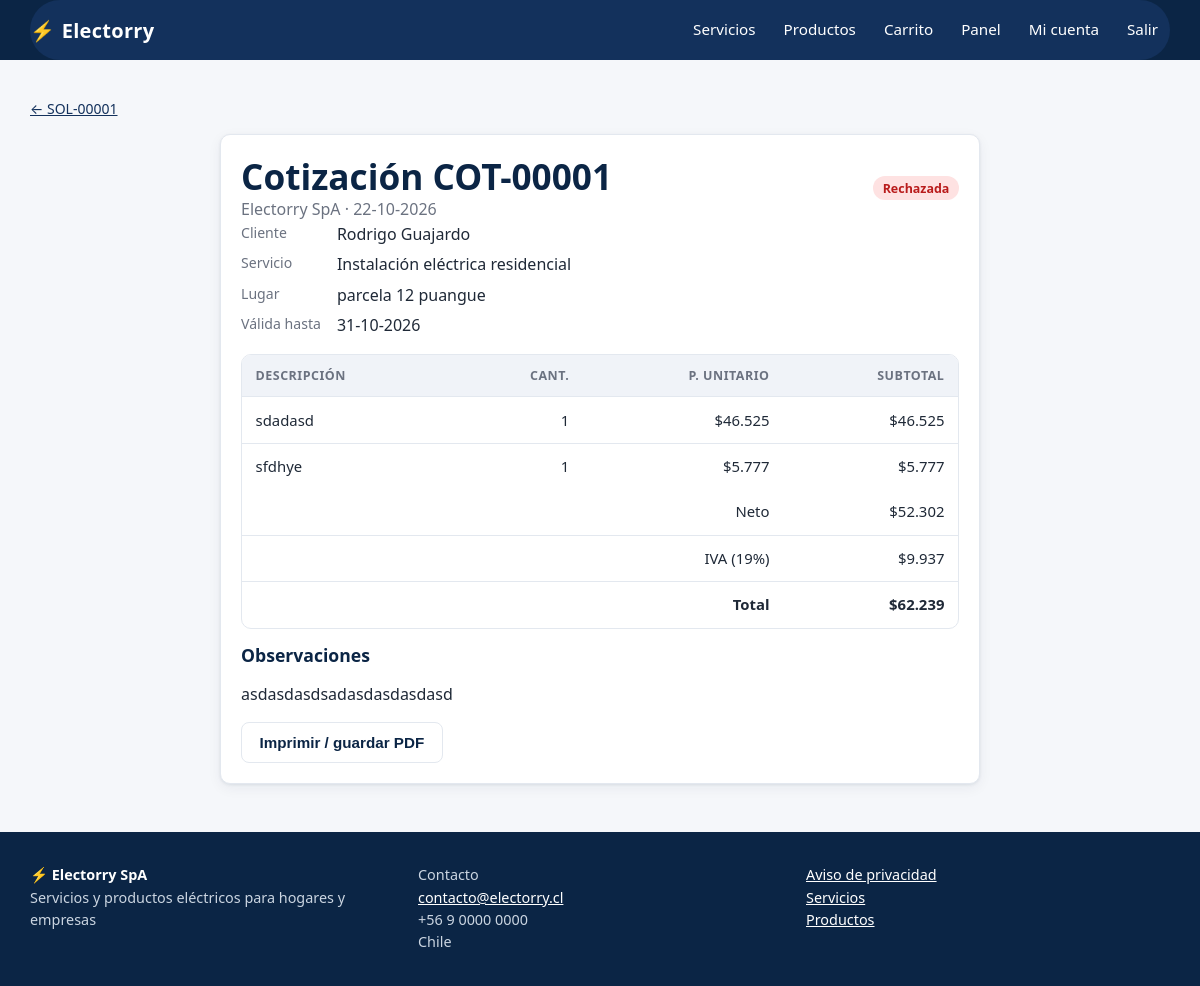
/cotizaciones/1/ (signed in), run on the app's committed database.
### apps/usuarios/models.py (models this page shows, shortened)
class Usuario(AbstractUser):
    username = None
    email = models.EmailField("correo electrónico", unique=True)
    telefono = models.CharField("teléfono", max_length=20, blank=True)
    rol = models.CharField(max_length=10, choices=Rol.choices, default=Rol.CLIENTE, db_index=True)
    acepta_privacidad = models.BooleanField("acepta aviso de privacidad", default=False)
    fecha_privacidad = models.DateTimeField(null=True, blank=True)
    anonimizado = models.BooleanField(default=False)
    USERNAME_FIELD = "email"
    REQUIRED_FIELDS = []
    objects = UsuarioManager()
    class Meta:
        ordering = ["last_name", "first_name"]
        verbose_name = "usuario"
        verbose_name_plural = "usuarios"
    @property
    def es_cliente(self):
        return self.rol == Rol.CLIENTE
    @property
    def es_personal(self):
        return self.rol in (Rol.ADMIN, Rol.INTERNO)

### apps/cotizaciones/models.py (models this page shows, shortened)
class Cotizacion(models.Model):
    solicitud = models.ForeignKey("solicitudes.SolicitudCotizacion", on_delete=models.PROTECT, related_name="cotizaciones")
    estado = models.CharField(max_length=12, choices=EstadoCotizacion.choices, default=EstadoCotizacion.BORRADOR, db_index=True)
    validez_hasta = models.DateField("válida hasta", null=True, blank=True)
    observaciones = models.TextField(blank=True)
    creada_por = models.ForeignKey(settings.AUTH_USER_MODEL, null=True, on_delete=models.SET_NULL, related_name="+")
    creada = models.DateTimeField(auto_now_add=True)
    actualizada = models.DateTimeField(auto_now=True)
    enviada_en = models.DateTimeField(null=True, blank=True)
    respondida_en = models.DateTimeField(null=True, blank=True)
    class Meta:
        ordering = ["-creada", "-id"]
        verbose_name = "cotización"
        verbose_name_plural = "cotizaciones"
    @property
    def codigo(self):
        return f"COT-{self.pk:05d}" if self.pk else "COT-nueva"
    @property
    def neto(self):
        return sum(l.subtotal for l in self.lineas.all())
    @property
    def iva(self):
        valor = Decimal(self.neto) * Decimal(settings.IVA_PORCENTAJE) / Decimal(100)
        return int(valor.quantize(Decimal("1"), rounding=ROUND_HALF_UP))
    @property
    def total(self):
        return self.neto + self.iva

class LineaCotizacion(models.Model):
    cotizacion = models.ForeignKey(Cotizacion, on_delete=models.CASCADE, related_name="lineas")
    descripcion = models.CharField(max_length=250)
    cantidad = models.PositiveIntegerField(default=1)
    precio_unitario = models.PositiveIntegerField("precio unitario (neto)")
    class Meta:
        ordering = ["id"]
        constraints = [models.CheckConstraint(check=models.Q(cantidad__gt=0), name="linea_cot_cantidad_positiva")]
    @property
    def subtotal(self):
        return self.cantidad * self.precio_unitario

### apps/solicitudes/models.py (models this page shows, shortened)
class SolicitudCotizacion(models.Model):
    cliente = models.ForeignKey(settings.AUTH_USER_MODEL, on_delete=models.PROTECT, related_name="solicitudes")
    servicio = models.ForeignKey("catalogo.Servicio", on_delete=models.PROTECT, related_name="solicitudes")
    descripcion = models.TextField("descripción del requerimiento")
    direccion = models.CharField("dirección / ubicación", max_length=250)
    comuna = models.CharField(max_length=100, blank=True)
    nombre_contacto = models.CharField(max_length=150)
    telefono_contacto = models.CharField(max_length=20)
    email_contacto = models.EmailField()
    estado = models.CharField(max_length=15, choices=Estado.choices, default=Estado.PENDIENTE, db_index=True)
    creada = models.DateTimeField(auto_now_add=True)
    actualizada = models.DateTimeField(auto_now=True)
    class Meta:
        ordering = ["-creada", "-id"]
        verbose_name = "solicitud de cotización"
        verbose_name_plural = "solicitudes de cotización"
        indexes = [models.Index(fields=["cliente", "-creada"]), models.Index(fields=["estado", "-creada"])]
    @property
    def codigo(self):
        return f"SOL-{self.pk:05d}" if self.pk else "SOL-nueva"

### apps/catalogo/models.py (models this page shows, shortened)
class Servicio(models.Model):
    categoria = models.ForeignKey(CategoriaServicio, on_delete=models.PROTECT, related_name="servicios")
    nombre = models.CharField(max_length=150)
    slug = models.SlugField(max_length=170, unique=True, blank=True)
    resumen = models.CharField(max_length=250)
    descripcion = models.TextField()
    disponible = models.BooleanField("disponible", default=True)
    creado = models.DateTimeField(auto_now_add=True)
    actualizado = models.DateTimeField(auto_now=True)
    class Meta:
        ordering = ["categoria__orden", "nombre"]
        verbose_name = "servicio"
        verbose_name_plural = "servicios"
        indexes = [models.Index(fields=["disponible", "categoria"]), models.Index(fields=["nombre"])]

### apps/cotizaciones/views.py (the view)
# urls.py: path("<int:pk>/", views.detalle, name="detalle"),
@rol_requerido(*TODOS_AUTENTICADOS)
def detalle(request, pk):
    cot = get_object_or_404(Cotizacion.objects.select_related("solicitud__servicio").prefetch_related("lineas"), pk=pk)
    obtener_solicitud_para(request.user, cot.solicitud_id, request)
    if request.user.es_cliente and cot.estado == "BORRADOR":
        return redirect("solicitudes:detalle", pk=cot.solicitud_id)
    return render(request, "cotizaciones/detalle.html", {"cot": cot})

### apps/core/context_processors.py (called while the page is built)
def sitio(request):
    carrito_items = 0
    carrito = request.session.get("carrito") if hasattr(request, "session") else None
    if carrito:
        carrito_items = sum(int(c) for c in carrito.values())
    return {
        "EMPRESA": settings.EMPRESA,
        "IVA": settings.IVA_PORCENTAJE,
        "carrito_items": carrito_items,
    }

### apps/core/permisos.py (called while the page is built)
def rol_requerido(*roles):
    def decorador(vista):
        @wraps(vista)
        def envoltura(request, *args, **kwargs):
            if not request.user.is_authenticated:
                return redirect_to_login(request.get_full_path())
            if request.user.rol not in roles:
                registrar_acceso_denegado(request)
                raise PermissionDenied
            return vista(request, *args, **kwargs)
        return envoltura
    return decorador

### apps/core/templatetags/electorry.py (called while the page is built)
@register.filter
def clp(valor):
    return formatear_clp(valor)

@register.filter
def estado_css(valor):
    return str(valor).lower().replace("_", "-")

### apps/core/utils.py (called while the page is built)
def formatear_clp(valor):
    try:
        return "$" + f"{int(valor):,}".replace(",", ".")
    except (TypeError, ValueError):
        return "$0"

### apps/solicitudes/services.py (called while the page is built)
def solicitudes_visibles_para(usuario):
    qs = SolicitudCotizacion.objects.select_related("servicio", "cliente")
    if usuario.rol in (Rol.ADMIN, Rol.INTERNO):
        return qs
    return qs.filter(cliente=usuario)

def obtener_solicitud_para(usuario, pk, request=None):
    qs = solicitudes_visibles_para(usuario)
    try:
        return qs.get(pk=pk)
    except SolicitudCotizacion.DoesNotExist:
        if SolicitudCotizacion.objects.filter(pk=pk).exists():
            from apps.core.permisos import registrar_acceso_denegado
            if request is not None:
                registrar_acceso_denegado(request, f"solicitud ajena #{pk}")
        raise Http404("Solicitud no encontrada.")

### templates/cotizaciones/detalle.html (shortened to what this page needs)
{% extends "base.html" %}{% load electorry %}
{% block content %}
<p class="small no-print"><a href="{% url 'solicitudes:detalle' cot.solicitud_id %}">← {{ cot.solicitud.codigo }}</a></p>
<article class="card medium stack">
  <div class="row between"><div><h1 style="margin:0">Cotización {{ cot.codigo }}</h1><span class="muted">{{ EMPRESA.nombre }} · {{ cot.creada|date:"d-m-Y" }}</span></div>
    <span class="estado estado-{{ cot.estado|estado_css }}">{{ cot.get_estado_display }}</span></div>
  <dl class="meta"><dt>Cliente</dt><dd>{{ cot.solicitud.nombre_contacto }}</dd><dt>Servicio</dt><dd>{{ cot.solicitud.servicio.nombre }}</dd>
    <dt>Lugar</dt><dd>{{ cot.solicitud.direccion }}</dd>{% if cot.validez_hasta %}<dt>Válida hasta</dt><dd>{{ cot.validez_hasta|date:"d-m-Y" }}</dd>{% endif %}</dl>
  <div class="table-wrap"><table>
    <thead><tr><th>Descripción</th><th class="num">Cant.</th><th class="num">P. unitario</th><th class="num">Subtotal</th></tr></thead>
    <tbody>{% for l in cot.lineas.all %}<tr><td>{{ l.descripcion }}</td><td class="num">{{ l.cantidad }}</td><td class="num">{{ l.precio_unitario|clp }}</td><td class="num">{{ l.subtotal|clp }}</td></tr>{% endfor %}</tbody>
    <tfoot>
      <tr><td colspan="3" class="num">Neto</td><td class="num">{{ cot.neto|clp }}</td></tr>
      <tr><td colspan="3" class="num">IVA ({{ IVA }}%)</td><td class="num">{{ cot.iva|clp }}</td></tr>
      <tr><td colspan="3" class="num"><strong>Total</strong></td><td class="num"><strong>{{ cot.total|clp }}</strong></td></tr>
    </tfoot></table></div>
  {% if cot.observaciones %}<div><h3>Observaciones</h3>{{ cot.observaciones|linebreaks }}</div>{% endif %}
  <div class="row no-print">
    <button class="btn ghost" type="button" onclick="window.print()">Imprimir / guardar PDF</button>
  </div>
</article>
{% endblock %}

### templates/base.html (shortened to what this page needs)
{% load static electorry %}<!doctype html>
<html lang="es">
<head>
  <link rel="stylesheet" href="{% static 'css/app.css' %}">
</head>
<body>
<header class="site-header">
  <div class="container bar" id="barra-navegacion">
    <a class="brand" href="{% url 'core:inicio' %}"><span class="bolt">⚡</span> Electorry</a>
    <nav class="nav" aria-label="Principal">
      <a href="{% url 'catalogo:lista' %}">Servicios</a>
      <a href="{% url 'tienda:lista' %}">Productos</a>
      <a href="{% url 'tienda:carrito' %}">Carrito{% if carrito_items %}<span class="badge-n">{{ carrito_items }}</span>{% endif %}</a>
      {% if user.is_authenticated %}
        {% if user.es_personal %}
          <a href="{% url 'panel:dashboard' %}">Panel</a>
        {% else %}
          <a href="{% url 'solicitudes:mis_solicitudes' %}">Mis solicitudes</a>
          <a href="{% url 'tienda:mis_compras' %}">Mis compras</a>
        {% endif %}
        <a href="{% url 'usuarios:perfil' %}">{{ user.first_name|default:"Mi cuenta" }}</a>
        <form method="post" action="{% url 'usuarios:logout' %}" style="display:inline">{% csrf_token %}<button class="linklike" type="submit" style="color:#fff;padding:.5rem .75rem">Salir</button></form>
      {% else %}
        <a href="{% url 'usuarios:login' %}">Ingresar</a>
        <a class="cta" href="{% url 'usuarios:registro' %}">Crear cuenta</a>
      {% endif %}
    </nav>
  </div>
</header>
<main id="contenido" class="container">
  {% block content %}{% endblock %}
</main>
<footer class="site-footer">
  <div class="container footer-grid">
    <div><strong style="color:#fff">⚡ {{ EMPRESA.nombre }}</strong><br>{{ EMPRESA.eslogan }}</div>
    <div>Contacto<br><a href="mailto:{{ EMPRESA.email }}">{{ EMPRESA.email }}</a><br>{{ EMPRESA.telefono }}<br>{{ EMPRESA.direccion }}</div>
    <div><a href="{% url 'core:privacidad' %}">Aviso de privacidad</a><br><a href="{% url 'catalogo:lista' %}">Servicios</a><br><a href="{% url 'tienda:lista' %}">Productos</a></div>
  </div>
</footer>
</body>
</html>

### static/css/app.css (style rules this page uses)
:root { --navy: #0b2545; --navy-2: #13315c; --amber: #f5b301; --amber-d: #d99a00; --ink: #1f2937; --muted: #6b7280; --bg: #f5f7fa; --card: #fff; --line: #e3e8ef; --ok: #15803d; --ok-bg: #dcfce7; --warn: #a16207; --warn-bg: #fef3c7; --err: #b91c1c; --err-bg: #fee2e2; --info: #1d4ed8; --info-bg: #dbeafe; --radius: 10px; --shadow: 0 1px 3px rgba(11,37,69,.08), 0 4px 14px rgba(11,37,69,.06); }
*, *::before, *::after { box-sizing: border-box; }
html { scroll-behavior: smooth; }
body { margin: 0; font: 16px/1.55 system-ui, -apple-system, "Segoe UI", Roboto, sans-serif; color: var(--ink); background: var(--bg); }
a { color: var(--navy-2); }
h1, h2, h3 { line-height: 1.2; color: var(--navy); margin: 0 0 .6rem; }
h1 { font-size: clamp(1.6rem, 3vw, 2.2rem); }
h3 { font-size: 1.1rem; }
.container { width: min(1140px, 100% - 2rem); margin-inline: auto; }
.muted { color: var(--muted); }
.small { font-size: .875rem; }
.stack > * + * { margin-top: 1rem; }
.row { display: flex; gap: .75rem; flex-wrap: wrap; align-items: center; }
.row.between { justify-content: space-between; }
.site-header { background: var(--navy); color: #fff; position: sticky; top: 0; z-index: 20; }
.site-header a { color: #fff; text-decoration: none; }
.site-header .bar { display: flex; align-items: center; gap: 1rem; min-height: 60px; }
#barra-navegacion { background-color: #13315c; }
.brand { font-weight: 800; font-size: 1.25rem; letter-spacing: .3px; display: flex; align-items: center; gap: .4rem; }
.brand .bolt { color: var(--amber); }
.nav { display: flex; gap: .25rem; align-items: center; margin-left: auto; flex-wrap: wrap; }
.nav a, .nav button.linklike { padding: .5rem .75rem; border-radius: 8px; color: #fff; font-size: .95rem; }
button.linklike { background: none; border: 0; cursor: pointer; font: inherit; }
main { padding: 1.5rem 0 3rem; min-height: 60vh; }
.site-footer { background: var(--navy); color: #cbd5e1; padding: 2rem 0; font-size: .9rem; }
.site-footer a { color: #fff; }
.footer-grid { display: grid; gap: 1.5rem; grid-template-columns: repeat(auto-fit, minmax(220px, 1fr)); }
.card { background: var(--card); border: 1px solid var(--line); border-radius: var(--radius); padding: 1.25rem; box-shadow: var(--shadow); }
.btn { display: inline-block; border: 0; cursor: pointer; background: var(--amber); color: var(--navy); font-weight: 700; padding: .65rem 1.1rem; border-radius: 8px; text-decoration: none; font-size: .95rem; line-height: 1.2; }
.btn.ghost { background: transparent; color: var(--navy); border: 1px solid var(--line); }
.medium { max-width: 760px; margin-inline: auto; }
.table-wrap { overflow-x: auto; background: var(--card); border: 1px solid var(--line); border-radius: var(--radius); }
table { width: 100%; border-collapse: collapse; font-size: .93rem; }
th, td { padding: .7rem .85rem; text-align: left; border-bottom: 1px solid var(--line); vertical-align: top; }
th { background: #f0f3f8; font-size: .78rem; text-transform: uppercase; letter-spacing: .04em; color: var(--muted); white-space: nowrap; }
tr:last-child td { border-bottom: 0; }
td.num, th.num { text-align: right; white-space: nowrap; }
dl.meta { display: grid; grid-template-columns: max-content 1fr; gap: .35rem 1rem; margin: 0; }
dl.meta dt { color: var(--muted); font-size: .88rem; }
dl.meta dd { margin: 0; }
.estado { display: inline-block; padding: .15rem .6rem; border-radius: 99px; font-size: .78rem; font-weight: 700; white-space: nowrap; background: #e5e7eb; color: #374151; }
.estado-cancelada, .estado-rechazada, .estado-rechazado, .estado-fallida, .estado-error { background: var(--err-bg); color: var(--err); }
.bar { background: #eef2f7; border-radius: 99px; height: 12px; overflow: hidden; }

### data on the page
Usuario: first_name "Mi cuenta"
Cotizacion: solicitud.codigo "SOL-00001", codigo "COT-00001", creada "22-10-2026", estado "Rechazada", solicitud.nombre_contacto "Rodrigo Guajardo", solicitud.servicio.nombre "Instalación eléctrica residencial", solicitud.direccion "parcela 12 puangue", validez_hasta "31-10-2026", neto|clp "$52.302", iva|clp "$9.937", total|clp "$62.239", observaciones "asdasdasdsadasdasdasdasd"
LineaCotizacion: descripcion "sdadasd", cantidad "1", precio_unitario|clp "$46.525", subtotal|clp "$46.525"
LineaCotizacion: descripcion "sfdhye", cantidad "1", precio_unitario|clp "$5.777", subtotal|clp "$5.777"

### other printed values
{{ EMPRESA.nombre }} "Electorry SpA"
{{ IVA }} "19"
{{ EMPRESA.eslogan }} "Servicios y productos eléctricos para hogares y empresas"
{{ EMPRESA.email }} "contacto@electorry.cl"
{{ EMPRESA.telefono }} "+56 9 0000 0000"
{{ EMPRESA.direccion }} "Chile"
